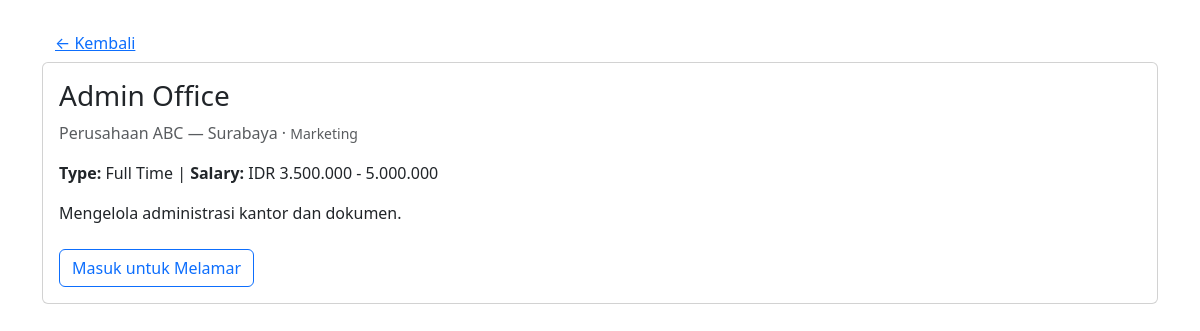
The page /job_detail.php?id=5 on the database its author committed.
### tables this page shows
CREATE TABLE `jobs` (
  `id` int NOT NULL,
  `title` varchar(150) NOT NULL,
  `company` varchar(150) NOT NULL,
  `location` varchar(120) NOT NULL,
  `category` varchar(100) NOT NULL,
  `type` varchar(50) DEFAULT 'Full-time',
  `salary` varchar(80) DEFAULT '',
  `description` text,
  `logo` varchar(255) DEFAULT NULL,
  `posted_at` timestamp NOT NULL DEFAULT CURRENT_TIMESTAMP,
  `status` enum('pending','active','inactive') DEFAULT 'pending'
);

### job_detail.php (the view, shortened to what this page needs)
<?php
require_once('./config.php'); session_start();
$id = intval($_GET['id'] ?? 0);
$stmt = $conn->prepare('SELECT * FROM jobs WHERE id = ?'); $stmt->bind_param('i',$id); $stmt->execute();
$job = $stmt->get_result()->fetch_assoc(); if(!$job){ header('Location: index.php'); exit; }
?>
<!doctype html>
<html lang="id">
<head>
    <link href="https://cdn.jsdelivr.net/npm/bootstrap@5.3.0/dist/css/bootstrap.min.css" rel="stylesheet">
</head>
<body>
    <div class="container py-4"><a href="index.php" class="btn btn-link">&larr; Kembali</a>
        <div class="card">
            <div class="card-body">
                <h3><?=htmlspecialchars($job['title'])?></h3>
                <p class="text-muted"><?=htmlspecialchars($job['company'])?> — <?=htmlspecialchars($job['location'])?> ·
                    <small><?=htmlspecialchars($job['category'])?></small></p>
                <p><strong>Type:</strong> <?=htmlspecialchars($job['type'])?> | <strong>Salary:</strong>
                    <?=htmlspecialchars($job['salary'])?></p>
                <div class="mt-3"><?=nl2br(htmlspecialchars($job['description']))?></div>
                <div class="mt-4">
                    <?php if(isset($_SESSION['user_id'])): ?>
                    <a href="apply.php?job_id=<?=$job['id']?>" class="btn btn-primary">Lamar Sekarang</a>
                    <a href="dashboard.php" class="btn btn-outline-secondary">Dashboard Pelamar</a>
                    <?php else: ?>
                    <a href="login.php" class="btn btn-outline-primary">Masuk untuk Melamar</a>
                    <?php endif; ?>
                </div>
            </div>
        </div>
    </div>
</body>
</html>

### rows shown on the page
jobs: title "Admin Office", company "Perusahaan ABC", location "Surabaya", category "Marketing", type "Full Time", salary "IDR 3.500.000 - 5.000.000", description "Mengelola administrasi kantor dan dokumen."
